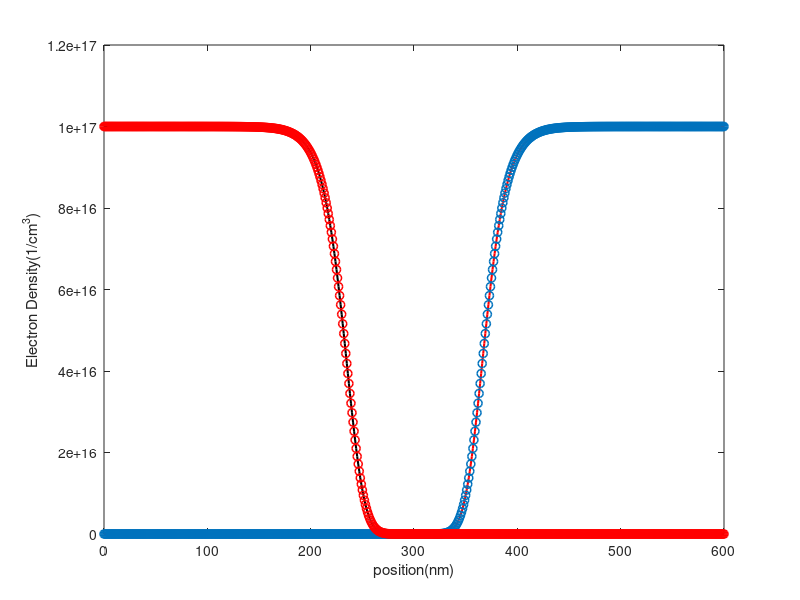

Recreate this plot in MATLAB.
q=1.602192e-19;     % Elementary charge, C
Ptype=300e-9;  % P type region length, m
Ntype=300e-9; % N type region length, m
N=601;   % Discretization
dx=(Ptype+Ntype)/(N-1);
nint=1.075e16;   % intrinsic carrier density, m-3
Ndop=1e23;   % N type doping concentration, m-3
Pdop=1e23;   % P type doping concentration, m-3
e1=11.7; e0=8.854187817e-12;   % Permittivity, F/m
k_B=1.380662e-23;  % Boltzmann constant, J/K
T=300;
jacob=zeros(N,N);
res=zeros(N,1);
interface=301;
thermal =k_B*T/q;
coeff=dx*dx*q/e0;


phi(1:interface,1) = thermal*asinh(-Pdop/2/nint);
phi(interface+1:N,1) = thermal*asinh(Ndop/2/nint);


for Newton=1:50
    for i=2:N-1
        res(1,1) = phi(1,1) - thermal*asinh(-Pdop/2/nint);
        jacob(1,1) = 1;
        if i<=interface
            res(i,1)=e1*(phi(i-1,1)-2*phi(i,1)+phi(i+1,1))+coeff*(-Pdop-nint*exp(phi(i,1)/thermal)+nint*exp(-phi(i,1)/thermal));
            jacob(i,i+1)=e1; jacob(i,i)=-2*e1-coeff*nint*(exp(phi(i,1)/thermal)+exp(-phi(i,1)/thermal))/thermal;
            jacob(i,i-1)=e1;
        elseif  i>interface
            res(i,1)=e1*(phi(i-1,1)-2*phi(i,1)+phi(i+1,1))+coeff*(Ndop-nint*exp(phi(i,1)/thermal)+nint*exp(-phi(i,1)/thermal));
            jacob(i,i+1)=e1; jacob(i,i)=-2*e1-coeff*nint*(exp(phi(i,1)/thermal)+exp(-phi(i,1)/thermal))/thermal;
            jacob(i,i-1)=e1;
        end
        res(N,1) = phi(N,1) - thermal*asinh(Ndop/2/nint);
        jacob(N,N) = 1;
        
    end
    
    delphi=jacob\(-res);
    savedelphi(:,Newton)=delphi;
    phi=phi+delphi;
end

%Plot
x=0:dx*1e+9:600;
elec = nint*exp(phi/thermal);
hole = nint*exp(-phi/thermal);

% Answer 1
elec_Poisson=elec/1e+6;
hole_Poisson=hole/1e+6;

plot(x,elec_Poisson,'r','linewidth',1.5)
hold on
plot(x,hole_Poisson,'k','linewidth',1.5)
hold on


%For electron continuity
res_elec = zeros(N,1);
jacob_elec = zeros(N,N);
jacob_elec(1,:) = 0;
jacob_elec(1,1) = 1;
res_elec(1,1) = elec(1,1) - nint^2/Pdop;
for ii=2:N-1
    n_av1 = 0.5*(elec(ii+1,1)+elec(ii,1));
    n_av2 = 0.5*(elec(ii,1)+elec(ii-1,1));
    dphidx1 = (phi(ii+1,1)-phi(ii,1))/dx;
    dphidx2 = (phi(ii,1)-phi(ii-1,1))/dx;
    delecdx1 = (elec(ii+1,1)-elec(ii,1))/dx;
    delecdx2 = (elec(ii,1)-elec(ii-1,1))/dx;
    res_elec(ii,1) =  n_av1 * dphidx1 - thermal * delecdx1 - n_av2 * dphidx2 + thermal * delecdx2 ;
    jacob_elec(ii,ii+1) = 0.5* dphidx1 -thermal/dx;
    jacob_elec(ii,ii) = 0.5* dphidx1 +thermal*2/dx -0.5*dphidx2;
    jacob_elec(ii,ii-1) = -0.5*dphidx2 - thermal/dx;
end
res_elec(N,1) = elec(N,1) - Ndop;
jacob_elec(N,:) = 0;
jacob_elec(N,N) = 1;

update_elec = jacob_elec \ (-res_elec);
elec = elec + update_elec;


%Hole continuity
res_hole = zeros(N,1);
jacob_hole = zeros(N,N);
jacob_hole(1,:) = 0;
jacob_hole(1,1) = 1;
res_hole(1,1) = hole(1,1) - Pdop;
for ii=2:N-1
    h_av1 = 0.5*(hole(ii+1,1)+hole(ii,1));
    h_av2 = 0.5*(hole(ii,1)+hole(ii-1,1));
    dphidx1 = (phi(ii+1,1)-phi(ii,1))/dx;
    dphidx2 = (phi(ii,1)-phi(ii-1,1))/dx;
    dholedx1 = (hole(ii+1,1)-hole(ii,1))/dx;
    dholedx2 = (hole(ii,1)-hole(ii-1,1))/dx;
    res_hole(ii,1) =  h_av1 * dphidx1 + thermal * dholedx1 - ( h_av2 * dphidx2 + thermal * dholedx2 );
    jacob_hole(ii,ii+1) = 0.5* dphidx1 + thermal/dx;
    jacob_hole(ii,ii) = 0.5* dphidx1 - thermal*2/dx -0.5*dphidx2;
    jacob_hole(ii,ii-1) = -0.5*dphidx2 + thermal/dx;
end
res_hole(N,1) = hole(N,1) - nint^2/Ndop;
jacob_hole(N,:) = 0;
jacob_hole(N,N) = 1;

update_hole = jacob_hole \ (-res_hole);
hole = hole + update_hole;


% Answer 2
elec_DD=elec/1e+6;
hole_DD=hole/1e+6;

%Plot
plot(x,elec_DD,'o','linewidth',1.1,'Displayname','Electron');
hold on;
plot(x,hole_DD,'or','linewidth',1.1,'Displayname','Hole');

xlabel('position(nm)')
ylabel('Electron Density(1/cm^3)')
